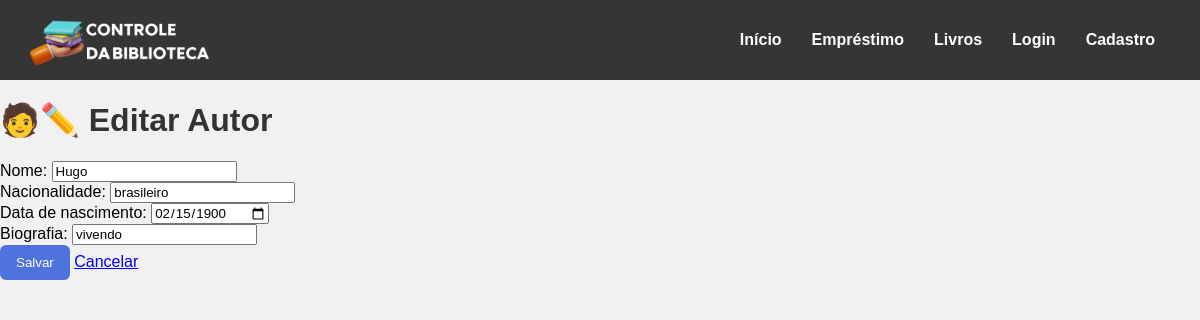
/editar_autor?id=1 (signed in), run on an earlier commit of the app's database.
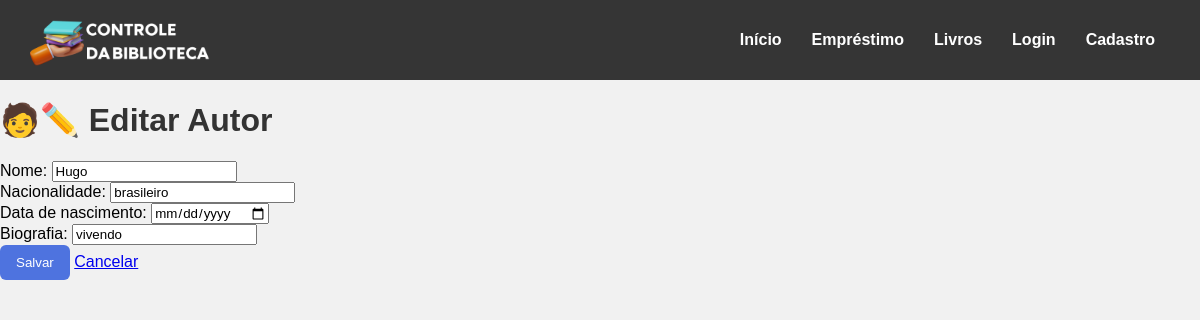
And on a later commit of the database.
### tables this page shows
CREATE TABLE autores (
    id_autor INTEGER PRIMARY KEY AUTOINCREMENT,
    nome_autor VARCHAR(255) NOT NULL,
    nacionalidade VARCHAR(255),
    data_nascimento DATE,
    biografia TEXT
);

### app.py (the view)
@app.route('/editar_autor', methods=["GET", "POST"])
@login_required
def editar_autor():
    conexao = obter_conexao()
    if request.method == "POST":
        id_autor = request.form['id_autor']
        novo_nome = request.form['nome']
        novo_nacionalidade = request.form['nacionalidade']
        novo_data_nascimento = request.form['data_nascimento']
        nova_biografia = request.form['biografia']
        sql = """UPDATE autores SET nome_autor = ?, nacionalidade = ?, data_nascimento = ?, biografia = ? WHERE id_autor = ?"""
        conexao.execute(sql, (novo_nome, novo_nacionalidade, novo_data_nascimento, nova_biografia, id_autor))
        conexao.commit()
        conexao.close()
        flash('Autor atualizado com sucesso!', category='success')
        return redirect(url_for('autores'))
    else:
        id_autor = request.args.get('id')
        cursor = conexao.execute("SELECT * FROM autores WHERE id_autor = ?", (id_autor,))
        autor = cursor.fetchone()
        conexao.close()
        return render_template('editar_autor.html', autor=autor)

### app.py (called while the page is built)
@login_manager.user_loader
def load_user(user_id):
    return User.achar_email(user_id)

### database.py (called while the page is built)
def obter_conexao():
    conexao = sqlite3.connect('livros.db')
    conexao.execute("PRAGMA foreign_keys = ON")
    conexao.row_factory = sqlite3.Row
    return conexao

### modelos/__init__.py (called while the page is built)
    @classmethod
    def achar_email(cls, email):
        conexao = obter_conexao()
        sql = "SELECT * FROM usuarios WHERE email = ?"
        resultado = conexao.execute(sql, (email,)).fetchone()
        if resultado:
            return User(
                email=resultado['email'],
                nome=resultado['nome_usuario'],
                senha=resultado['senha_usuario'],
                numero_telefone=resultado['numero_telefone'],
                data_inscricao=resultado['data_inscricao']
            )
        return None

### templates/editar_autor.html (shortened to what this page needs)
{% extends 'base.html' %}
{% block conteudo %}
<h1>🧑✏️ Editar Autor</h1>
<form method="POST" action="{{ url_for('editar_autor') }}">
    {% if autor %}
    Nome: <input type="text" name="nome" value="{{ autor['nome_autor'] }}" required><br>
    Nacionalidade: <input type="text" name="nacionalidade" value="{{ autor['nacionalidade'] }}" required><br>
    Data de nascimento: <input type="date" name="data_nascimento" value="{{ autor['data_nascimento'] }}"><br>
    Biografia: <input type="text" name="biografia" value="{{ autor['biografia'] }}"><br>
    <button type="submit">Salvar</button>
    {% else %}
        <p>Nenhum autor encontrado.</p>
    {% endif %}
    <a href="{{ url_for('autores') }}">Cancelar</a>
</form>
{% endblock %}

What changed in the data, as far as the page shows it:
changed autores "Hugo": data_nascimento "02/15/1900" → (not shown)
